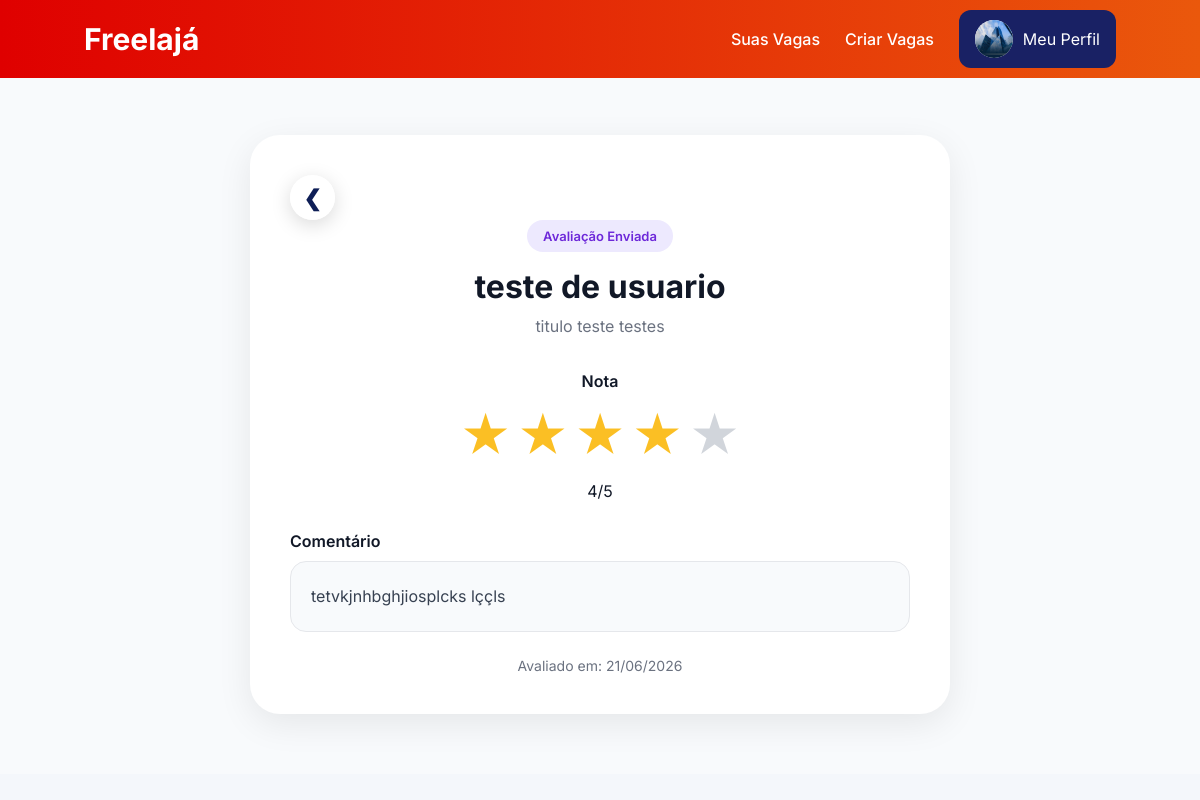
/avaliacoes/verAvaliacaoFreelancer/17/ (signed in), run on the app's committed database.
### usuario/models.py (models this page shows, shortened)
class Usuario(AbstractUser): #herda de AbstractUser para usar o sistema de autenticação do Django
    TIPOS = (
        ('empresa', 'Empresa'),
        ('freelancer', 'Freelancer'),
    )
    tipo_usuario = models.CharField(
        max_length=20,
        choices=TIPOS
    )

### perfis/models.py (models this page shows, shortened)
class Empresa(models.Model):  # modelo para representar as empresas que vão criar os eventos
    usuario = models.OneToOneField( #relacionamento um-para-um com o modelo Usuario, garantindo que cada empresa tenha um acesso associado
        Usuario,
        on_delete=models.CASCADE
    )
    foto = models.ImageField(
        upload_to='empresas/',
        blank=True,
        null=True
    )
    nomeFantasia = models.CharField(max_length=100)
    cnpj = models.CharField(max_length=18, unique=True)
    descricao = models.TextField()
    site = models.URLField(blank=True, null=True)
    avaliacao_media = models.FloatField(default=0, validators=[MinValueValidator(0), MaxValueValidator(5)])

class Freelancer(models.Model): # modelo para representar os freelancers que vão se candidatar aos eventos
    INTERESSES = [
        ("programacao", "Programação"),
        ("recepcao", "Recepção"),
        ("seguranca", "Segurança"),
        ("garcom", "Garçom"),
        ("bartender", "Bartender"),
        ("cozinha", "Cozinha / Buffet"),
        ("limpeza", "Limpeza"),
        ("som_luz", "Som e Luz"),
        ("montagem", "Montagem e Estrutura"),
        ("fotografia", "Fotografia"),
        ("filmagem", "Filmagem"),
        ("atendimento", "Atendimento"),
        ("geral", "Geral / Apoio"),
    ]
    usuario = models.OneToOneField(
        Usuario,
        on_delete=models.CASCADE
    )
    foto = models.ImageField(
        upload_to='freelancers/',
        blank=True,
        null=True
    )
    nomeCompleto = models.CharField(max_length=100)
    cpf = models.CharField(max_length=14, unique=True)
    experiencia = models.TextField() #texto livre para o freelancer descrever sua experiência na área de atuação
    avaliacao_media = models.FloatField(default=0, validators=[MinValueValidator(0), MaxValueValidator(5)])
    interesses = models.JSONField(
        default=list,
        blank=True
    )

### vagas/models.py (models this page shows, shortened)
class Vaga(models.Model):
    imagem = models.ImageField(
        upload_to='vagas/static/img/', #diretório onde as imagens serão armazenadas
        blank=True,
        null=True
    )
    STATUS = (
        ('aberto', 'Aberto'),
        ('cancelado', 'Cancelado'),
        ('fechado', 'Fechado'),
    )
    empresa = models.ForeignKey( # Uma empresa pode ter vários eventos, mas um evento pertence a apenas uma empresa
        Empresa,
        on_delete=models.CASCADE,
        related_name='vagas'
    )
    titulo = models.CharField(max_length=150)
    descricao = models.TextField()
    quantidadeVagas = models.IntegerField()
    quantidadeSelecionados = models.IntegerField(default=0)
    dataEvento = models.DateField()
    horarioInicio = models.TimeField()
    horarioFim = models.TimeField()
    criadoEm = models.DateTimeField(auto_now_add=True)
    finalizadoEm = models.DateTimeField(blank=True, null=True)
    endereco = models.CharField(max_length=255)
    CATEGORIAS = [
        ("programacao", "Programação"),
        ("recepcao", "Recepção"),
        ("seguranca", "Segurança"),
        ("garcom", "Garçom"),
        ("bartender", "Bartender"),
        ("cozinha", "Cozinha / Buffet"),
        ("limpeza", "Limpeza"),
        ("som_luz", "Som e Luz"),
        ("montagem", "Montagem e Estrutura"),
        ("fotografia", "Fotografia"),
        ("filmagem", "Filmagem"),
        ("atendimento", "Atendimento"),
        ("geral", "Geral / Apoio"),
    ]
    categoria = models.CharField(
        max_length=50,
        choices=CATEGORIAS
    )
    detalhes = models.JSONField(
        default=list,
        blank=True
    )
    remuneracao = models.DecimalField(
        max_digits=8,
        decimal_places=2
    )
    status = models.CharField(
        max_length=20,
        choices=STATUS,
        default='aberto'
    )

### avaliacoes/models.py (models this page shows, shortened)
class AvaliaFreelancer(models.Model):
    empresa = models.ForeignKey( #relacionamento muitos-para-um, onde uma empresa pode avaliar vários freelancers, mas cada avaliação pertence a uma única empresa
        Empresa,
        on_delete=models.CASCADE
    )
    freelancer = models.ForeignKey( #relacionamento muitos-para-um, onde um freelancer pode ser avaliado por várias empresas, mas cada avaliação pertence a um único freelancer
        Freelancer,
        on_delete=models.CASCADE
    )
    vaga = models.ForeignKey(#
        Vaga,
        on_delete=models.CASCADE
)
    nota = models.IntegerField(
        validators=[MinValueValidator(1), MaxValueValidator(5)]
    )
    comentario = models.TextField(blank=True)
    criadoEm = models.DateTimeField(auto_now_add=True)
    class Meta:
        unique_together = ('empresa', 'freelancer', 'vaga') #garante que uma empresa possa avaliar um freelancer apenas uma vez por vaga

### avaliacoes/views.py (the view)
# urls.py: path('verAvaliacaoFreelancer/<int:candidatura_id>/', views.verAvaliacaoFreelancer, name='verAvaliacaoFreelancer'),
@login_required
def verAvaliacaoFreelancer(request, candidatura_id):
    candidatura = get_object_or_404(
        Candidatura.objects.select_related(
            'vaga',
            'vaga__empresa',
            'freelancer'
        ),
        id=candidatura_id
    )
    empresa = request.user.empresa
    if candidatura.vaga.empresa != empresa:
        raise PermissionDenied()
    avaliacao = get_object_or_404(
        AvaliaFreelancer,
        empresa=empresa,
        freelancer=candidatura.freelancer,
        vaga=candidatura.vaga
    )
    return render(
        request,
        'avaliarFreelancer.html',
        {
            'avaliacao': avaliacao,
            'freelancer': candidatura.freelancer,
            'vaga': candidatura.vaga,
            'somente_leitura': True
        }
    )

### notificacoes/context_processors.py (called while the page is built)
def notificacoes_nao_lidas(request):
    if request.user.is_authenticated:
        total = Notificacao.objects.filter(
            usuario=request.user,
            lida=False
        ).count()
    else:
        total = 0
    return {
        'notificacoes_nao_lidas': total
    }

### avaliacoes/templates/avaliarFreelancer.html (shortened to what this page needs)
{% extends 'baseEmpresa.html' %}
{% load static %}
{% block css %}
<link rel="stylesheet" href="{% static 'css/baseAvaliacao.css' %}">
{% endblock %}
{% block content %}
<section class="review-page">
    <div class="review-card">
        <div class="review-header">
            {% if somente_leitura %}
            <a href="{% url 'candidatosVaga' vaga.id %}" class="return-arrow">❮</a>
            {% else %}
            <a href="{% url 'candidatosVaga' vaga.id %}" class="return-arrow"
                onclick="return confirmarVolta(event, this.href)">
                ❮
            </a>
            {% endif %}
            <span class="badge">
                {% if somente_leitura %}
                Avaliação Enviada
                {% else %}
                Avaliar Freelancer
                {% endif %}
            </span>
            <h1>{{ freelancer.nomeCompleto }}</h1>
            <p>{{ vaga.titulo }}</p>
        </div>
        {% if somente_leitura %}
        <div class="rating-container">
            <label>Nota</label>
            <div class="rating readonly-rating">
                <label>★</label>
                <label>★</label>
                <label>★</label>
                <label>★</label>
                <label>★</label>
            </div>
            <div class="rating-score"> {{ avaliacao.nota }}/5 </div>
        </div>
        <div class="form-group">
            <label>Comentário</label>
            <div class="comment-box">{{ avaliacao.comentario }} </div>
        </div>
        <div class="review-info">
            Avaliado em:
            {{ avaliacao.criadoEm|date:"d/m/Y" }}
        </div>
        {% endif %}
    </div>
</section>
{% endblock %}

### core/templates/baseEmpresa.html (shortened to what this page needs)
{% load static %}
<!DOCTYPE html>
<html lang="pt-BR">
<head>
    <link rel="stylesheet" href="{% static 'css/base.css' %}">
    {%block css%}{% endblock %}
</head>
<body>
    <header>
        <div class="navbar navbar-empresa">
            <div class="logo"><a href="{% url 'homeEmpresa' %}">Freelajá</a></div>
            <div class="nav-links">
                <a href="{% url 'homeEmpresa' %}">Suas Vagas</a>
                <a href="{% url 'criarVaga' %}">Criar Vagas</a>
                <div class="profile-menu">
                    <div class="profile-btn btn-empresa">
                        {% if request.user.empresa.foto %}
                        <img src="{{ request.user.empresa.foto.url }}" class="avatar"
                            alt="{{ request.user.empresa.nomeFantasia }}">
                        {% else %}
                        <div class="avatar-placeholder">{{ request.user.empresa.nomeFantasia|first }} </div>
                        {% endif %}
                        <span>Meu Perfil</span>
                    </div>
                </div>
            </div>
        </div>
        {%block content %}
        {% endblock %}
</body>
</html>

### core/static/css/base.css (style rules this page uses)
* { margin:0; padding:0; box-sizing:border-box; font-family:'Inter', system-ui, -apple-system, "Segoe UI", sans-serif; }
body { background:#f4f7fb; color:#111827; padding-top:75px; }
.navbar { position:fixed; top:0; left:0; width:100%; z-index:1000; display:flex; justify-content:space-between; align-items:center; padding:10px 7%; background:linear-gradient(90deg,#0e1e56,#7c3aed); color:white; }
.navbar.navbar-empresa { background:linear-gradient(90deg,#df0000,#ea580c); }
.logo a { font-size:30px; font-weight:700; text-decoration:none; color :white; }
.nav-links { display:flex; align-items:center; gap:25px; }
.nav-links a { text-decoration:none; color:white; font-weight:500; }
.profile-menu { position:relative; }
.profile-btn { display:flex; align-items:center; gap:10px; padding:10px 16px; border-radius:12px; background:rgba(255,255,255,0.15); cursor:pointer; transition:0.3s; }
.profile-btn.btn-empresa { background:#192164; }
.avatar { width:38px; height:38px; border-radius:50%; background:white; }
.badge { background:#ea580c; color:white; padding:3px 8px; border-radius:20px; font-size:12px; }
.return-arrow { width:45px; height:45px; border:none; border-radius:50%; background:rgba(255,255,255,.9); color:#0e1e56; font-size:22px; font-weight:bold; display:flex; align-items:center; justify-content:center; text-decoration:none; box-shadow:0 5px 20px rgba(0,0,0,.15); transition:.3s; cursor:pointer; }

### avaliacoes/static/css/baseAvaliacao.css (style rules this page uses)
.review-page { min-height:80vh; display:flex; justify-content:center; align-items:center; padding:60px 20px; background:#f8fafc; }
.review-card { width:100%; max-width:700px; background:white; padding:40px; border-radius:30px; box-shadow: 0 10px 35px rgba( 0, 0,0, .08); }
.review-header { text-align:center; margin-bottom:35px; }
.badge { display:inline-block; padding:8px 16px; border-radius:30px; background:#ede9fe; color:#6d28d9; font-size:13px; font-weight:600; margin-bottom:15px; }
.review-header h1 { font-size:32px; margin-bottom:10px; color:#111827; }
.review-header p { color:#6b7280; font-size:16px; }
.rating-container { margin-bottom:30px; text-align:center; }
.rating-container label { display:block; margin-bottom:15px; font-weight:600; }
.rating { display:flex; flex-direction:row-reverse; justify-content:center; gap:5px; }
.rating label { font-size:50px; color:#d1d5db; cursor:pointer; transition:.3s; }
.rating input:checked ~ label { color:#fbbf24; }
.readonly-rating label { color:#d1d5db; cursor:default; }
.form-group { margin-bottom:25px; }
.form-group label { display:block; margin-bottom:10px; font-weight:600; color:#111827; }
.comment-box { background:#f8fafc; border:1px solid #e5e7eb; border-radius:16px; padding:20px; line-height:1.8; color:#374151; }
.review-info { margin-top:20px; text-align:center; color:#6b7280; font-size:14px; }
.return-arrow { flex-shrink:0; }

### data on the page
Usuario: user.empresa.foto (picture)
Freelancer: nomeCompleto "teste de usuario"
Vaga: titulo "titulo teste testes"
AvaliaFreelancer: nota "4", comentario "tetvkjnhbghjiosplcks lççls", criadoEm "21/06/2026"
